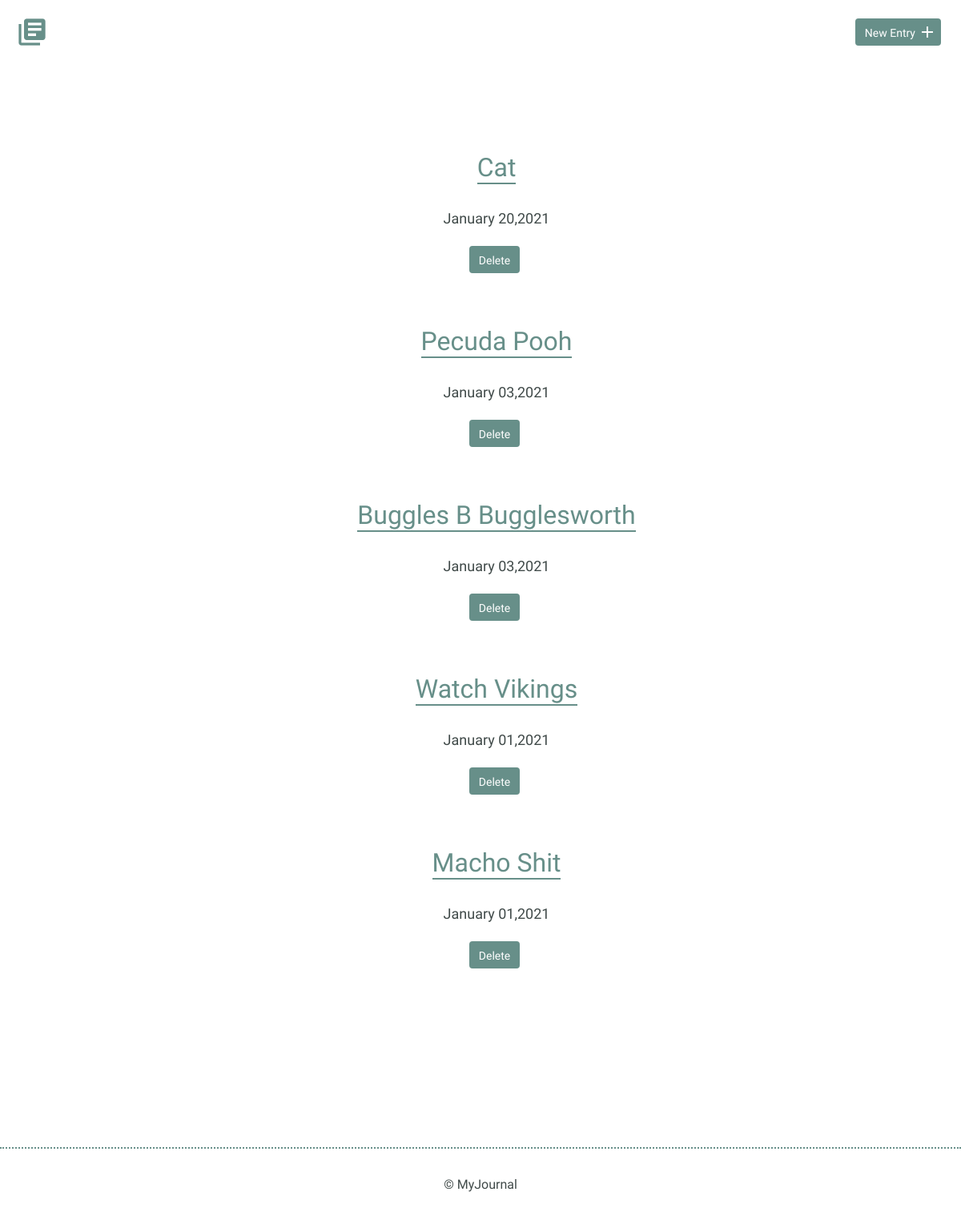
Before: / with the older database file.
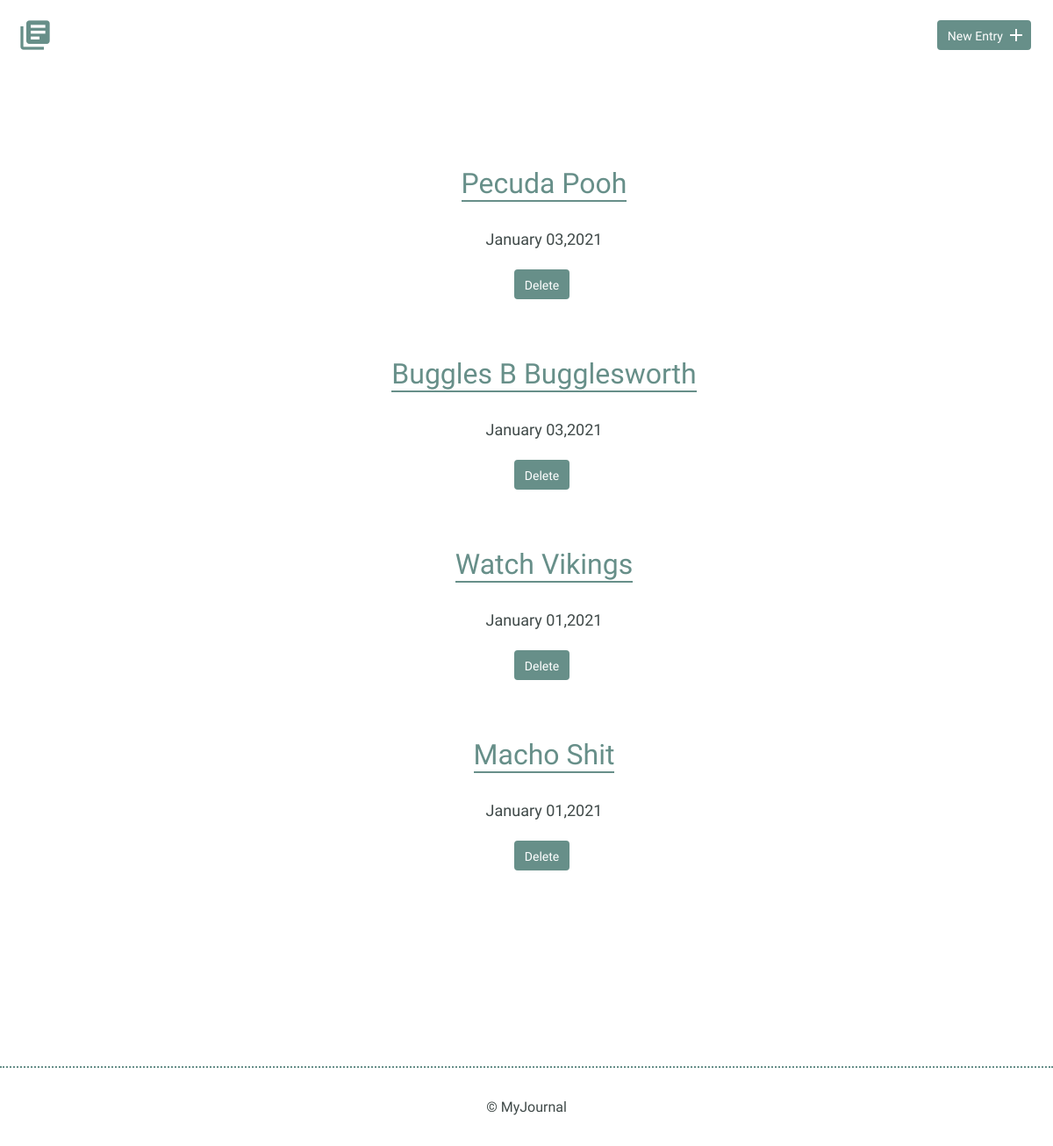
After: the same page with the newer database file.
### tables this page shows
CREATE TABLE "entries" (
	`id`	INTEGER,
	`title`	TEXT,
	`date`	TEXT,
	`time_spent`	INTEGER,
	`learned`	BLOB,
	`resources`	BLOB,
	PRIMARY KEY(`id`)
);

### inc/functions.php (called while the page is built, shortened)
<?php
function get_journal_entries() {
    include 'connection.php';
    try {
        return $db->query('SELECT * FROM entries ORDER BY  date DESC');
    } catch (Exception $e) {
        echo "Error: " . $e->getMessage() . "</br>";
        return false;
    }
}

### index.php (the view, shortened to what this page needs)
<?php
include "inc/functions.php";
include "inc/header.php";
?>
        <section>
            <div class="container">
                <div class="entry-list">
                    <article>
                        <ul style="list-style-type: none;">
                        <?php
                        foreach (get_journal_entries() as $entry) {
                            echo "<li class='none'><h2><a href='detail.php?id=" . $entry['id'] . "'>" . $entry['title'] . "</a></h2></li>";
                            $entry_date = date("F d,Y", strtotime($entry['date']));
                            echo "<p>" . $entry_date . "</p>";
                            echo "<form method='post' action='index.php' onsubmit='return confirm(\"Are you sure you want to delete this entry?\")'; >\n";
                            echo "<input class='button' type='submit' value='Delete' /><br />";
                            echo "<br />";
                            echo "<br />";
                            echo "<br />";
                            echo "</form>";
                        }
                        ?>
                        </ul>
                    </article>
                </div>
            </div>
        </section>
<?php
include "inc/footer.php";
?>

### inc/header.php (shortened to what this page needs)
<!DOCTYPE html>
<html>
    <head>
        <link rel="stylesheet" href="css/normalize.css">
        <link rel="stylesheet" href="css/site.css">
    </head>
  <body>
        <header>
            <div class="container">
                <div class="site-header">
                    <a class="logo" href="index.php"><i class="material-icons">library_books</i></a>
                    <a class="button icon-right" href="new.php"><span>New Entry</span> <i class="material-icons">add</i></a>
                </div>
            </div>
        </header>

### inc/footer.php
<footer>
            <div>
                &copy; MyJournal
</div>
        </footer>
    </body>
</html>

### css/site.css (style rules this page uses)
body { font-size: 16px; color: #404a49; font-family: 'Cousine', serif; font-weight: 400; }
.container { margin: 0 auto; padding: 0 25px; }
header .site-header { margin: 0 auto; height: 95px; }
header .logo i { color: #678f89; margin: 20px 0 0 -5px; float: left; font-size: 40px; }
header .button { float: right; margin: 33px 0 0 0; }
footer { text-align: center; padding: 35px 0; border-top: 2px dotted #678f89; }
.button { padding: 8px 10px 6px 10px; background: #678f89; border: 2px solid #678f89; border-radius: 4px; text-decoration: none; color: #FFF; position: relative; text-align: center; font-size: 14px; }
.button.icon-right { padding-right: 30px; top: -10px; }
.button.icon-right i { position: absolute; top: 3px; right: 3px; }
h1, h2, h3 { margin: 0; font-weight: 400; line-height: 1em; color: #000; }
h2 { font-size: 32px; }
h2 a { text-decoration: none; color: #000; }
p { line-height: 1.8em; font-size: 18px; }
ul li { line-height: 1.8em; font-size: 18px; }
ul li a { border-bottom: 2px solid #678f89; line-height: 1.8em; color: #678f89; text-decoration: none; }
.entry-list, .edit-entry, .new-entry { max-width: 800px; margin: 0 auto; padding: 70px 0 150px 0; }
.entry-list article { margin-bottom: 70px; text-align: center; }
.entry-list article:last-child { margin-bottom: 0; }
.entry-list article h2 { margin-bottom: 8px; }
input[type=submit] { margin-right: 5px; }

Changed rows visible on the page:
removed entries: title "Cat", date "January 20,2021"
